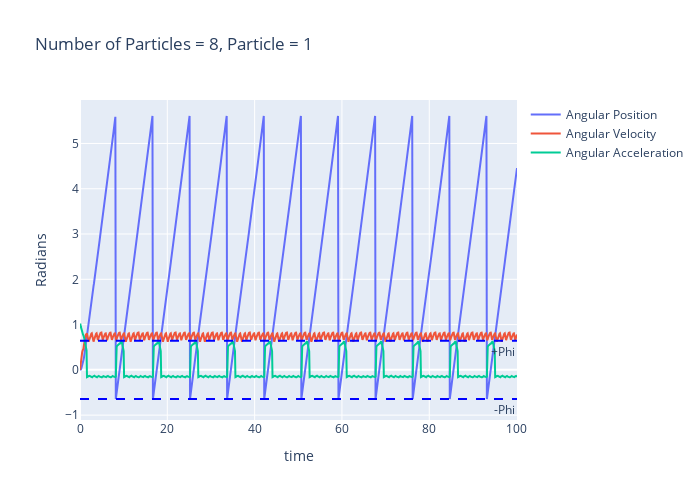
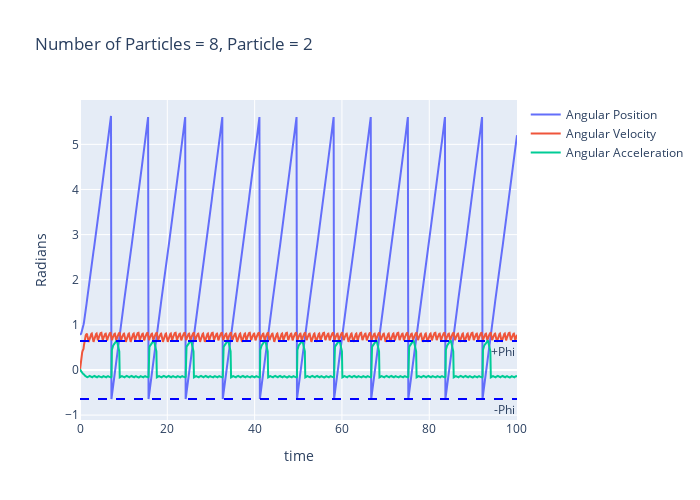
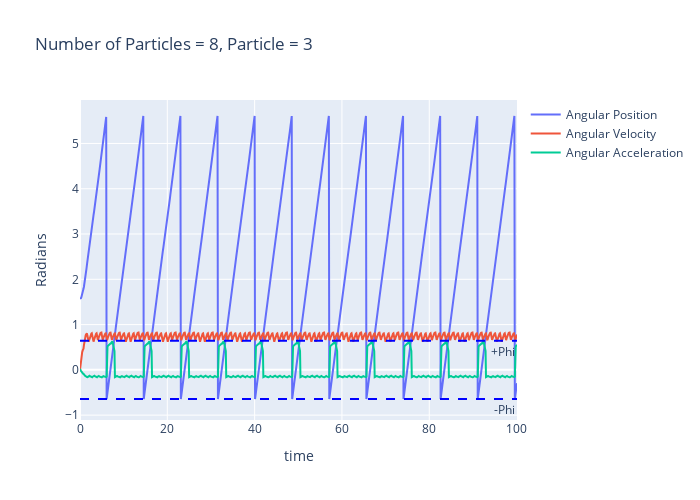

The cell these charts' notebook holds for them, in order:
### Code cell
###the body of my program

#initializing angular position, velocity, and acceleration
number_of_particles = 8 #number of particles in the system

#initilize angular positions
summation_thetas = field_points_angular_positions(number_of_particles)

summation_thetas_prime = []
summation_thetas_double_prime = []

for i in range(number_of_particles):
    theta_i_initial = summation_thetas[i]
    theta_i_prime_initial = 0 #all particles all initially not moving in the water
    
    #initilize the angular velocities
    summation_thetas_prime.append(theta_i_prime_initial)
    
    #initilize angular acceleration
    for j in range(10000000000):
        if (theta_i_initial >= -phi +  2*j*np.pi) and (theta_i_initial < phi + 2*j*np.pi): ##if in water
            theta_i_double_prime_update = F_0/(m*R)*(np.cos(theta_i_initial) - (coefficient_drag_water + mechanical_friction)/2*theta_i_prime_initial) #river, friction and drag forces acting on particle i
            summation_thetas_double_prime.append(theta_i_double_prime_update)
            break
        elif (theta_i_initial >= phi + 2*j*np.pi) and (theta_i_initial < -phi + 2*(j+1)*np.pi): # if not in water
            theta_i_double_prime_update = -(coefficient_drag_water+mechanical_friction)/2*theta_i_prime_initial #friction and drag forces acting on particle i
            summation_thetas_double_prime.append(theta_i_double_prime_update)
            break

time = 0
theta_sets = [[summation_thetas, summation_thetas_prime, summation_thetas_double_prime]]
while time < time_final:
    summation_thetas, summation_thetas_prime, summation_thetas_double_prime = vector_thetas_sets_with_drag(summation_thetas, summation_thetas_prime, summation_thetas_double_prime, time_step)
    time = time + time_step
    theta_sets.append([summation_thetas, summation_thetas_prime, summation_thetas_double_prime])

time = 0
water_wheel_data = water_wheel_data_processing(theta_sets)

particle_numbering = []
for particle in range(number_of_particles):
    particle_numbering.append("Particle " + str(particle + 1))
    
water_wheel_DF = pd.DataFrame(water_wheel_data,columns = particle_numbering)
water_wheel_DF

k = 1
particle_5_DF = particle_data_DF(water_wheel_DF, k)
plot_particle_acceleration(particle_5_DF, k)

k = 2
particle_5_DF = particle_data_DF(water_wheel_DF, k)
plot_particle_acceleration(particle_5_DF, k)

k = 3
particle_5_DF = particle_data_DF(water_wheel_DF, k)
plot_particle_acceleration(particle_5_DF, k)

### Figure 1 — Plotly figure (JSON) as saved in the notebook; plotly's stock layout.template omitted (floating-point values rounded to 4 significant figures; data arrays with more than 128 entries replaced by an {"elided": "..."} marker saying what was removed)
{"data": [{"mode": "lines", "name": "Angular Position", "type": "scatter", "x": {"elided": "1002 float values"}, "y": {"elided": "1002 float values"}}, {"mode": "lines", "name": "Angular Velocity", "type": "scatter", "x": {"elided": "1002 float values"}, "y": {"elided": "1002 float values"}}, {"mode": "lines", "name": "Angular Acceleration", "type": "scatter", "x": {"elided": "1002 float values"}, "y": {"elided": "1002 float values"}}], "layout": {"annotations": [{"showarrow": false, "text": "-Phi", "x": 1, "xanchor": "right", "xref": "x domain", "y": -0.6435, "yanchor": "top", "yref": "y"}, {"showarrow": false, "text": "+Phi", "x": 1, "xanchor": "right", "xref": "x domain", "y": 0.6435, "yanchor": "top", "yref": "y"}], "height": 500, "shapes": [{"line": {"color": "blue", "dash": "dash"}, "type": "line", "x0": 0, "x1": 1, "xref": "x domain", "y0": -0.6435, "y1": -0.6435, "yref": "y"}, {"line": {"color": "blue", "dash": "dash"}, "type": "line", "x0": 0, "x1": 1, "xref": "x domain", "y0": 0.6435, "y1": 0.6435, "yref": "y"}], "title": {"text": "Number of Particles = 8, Particle = 1"}, "width": 700, "xaxis": {"autorange": true, "range": [0, 100.1], "title": {"text": "time"}, "type": "linear"}, "yaxis": {"autorange": true, "range": [-1.06, 5.957], "title": {"text": "Radians"}, "type": "linear"}}}

### Figure 2 — Plotly figure (JSON) as saved in the notebook; plotly's stock layout.template omitted (floating-point values rounded to 4 significant figures; data arrays with more than 128 entries replaced by an {"elided": "..."} marker saying what was removed)
{"data": [{"mode": "lines", "name": "Angular Position", "type": "scatter", "x": {"elided": "1002 float values"}, "y": {"elided": "1002 float values"}}, {"mode": "lines", "name": "Angular Velocity", "type": "scatter", "x": {"elided": "1002 float values"}, "y": {"elided": "1002 float values"}}, {"mode": "lines", "name": "Angular Acceleration", "type": "scatter", "x": {"elided": "1002 float values"}, "y": {"elided": "1002 float values"}}], "layout": {"annotations": [{"showarrow": false, "text": "-Phi", "x": 1, "xanchor": "right", "xref": "x domain", "y": -0.6435, "yanchor": "top", "yref": "y"}, {"showarrow": false, "text": "+Phi", "x": 1, "xanchor": "right", "xref": "x domain", "y": 0.6435, "yanchor": "top", "yref": "y"}], "height": 500, "shapes": [{"line": {"color": "blue", "dash": "dash"}, "type": "line", "x0": 0, "x1": 1, "xref": "x domain", "y0": -0.6435, "y1": -0.6435, "yref": "y"}, {"line": {"color": "blue", "dash": "dash"}, "type": "line", "x0": 0, "x1": 1, "xref": "x domain", "y0": 0.6435, "y1": 0.6435, "yref": "y"}], "title": {"text": "Number of Particles = 8, Particle = 2"}, "width": 700, "xaxis": {"autorange": true, "range": [0, 100.1], "title": {"text": "time"}, "type": "linear"}, "yaxis": {"autorange": true, "range": [-1.062, 5.981], "title": {"text": "Radians"}, "type": "linear"}}}

### Figure 3 — Plotly figure (JSON) as saved in the notebook; plotly's stock layout.template omitted (floating-point values rounded to 4 significant figures; data arrays with more than 128 entries replaced by an {"elided": "..."} marker saying what was removed)
{"data": [{"mode": "lines", "name": "Angular Position", "type": "scatter", "x": {"elided": "1002 float values"}, "y": {"elided": "1002 float values"}}, {"mode": "lines", "name": "Angular Velocity", "type": "scatter", "x": {"elided": "1002 float values"}, "y": {"elided": "1002 float values"}}, {"mode": "lines", "name": "Angular Acceleration", "type": "scatter", "x": {"elided": "1002 float values"}, "y": {"elided": "1002 float values"}}], "layout": {"annotations": [{"showarrow": false, "text": "-Phi", "x": 1, "xanchor": "right", "xref": "x domain", "y": -0.6435, "yanchor": "top", "yref": "y"}, {"showarrow": false, "text": "+Phi", "x": 1, "xanchor": "right", "xref": "x domain", "y": 0.6435, "yanchor": "top", "yref": "y"}], "height": 500, "shapes": [{"line": {"color": "blue", "dash": "dash"}, "type": "line", "x0": 0, "x1": 1, "xref": "x domain", "y0": -0.6435, "y1": -0.6435, "yref": "y"}, {"line": {"color": "blue", "dash": "dash"}, "type": "line", "x0": 0, "x1": 1, "xref": "x domain", "y0": 0.6435, "y1": 0.6435, "yref": "y"}], "title": {"text": "Number of Particles = 8, Particle = 3"}, "width": 700, "xaxis": {"autorange": true, "range": [0, 100.1], "title": {"text": "time"}, "type": "linear"}, "yaxis": {"autorange": true, "range": [-1.06, 5.957], "title": {"text": "Radians"}, "type": "linear"}}}
